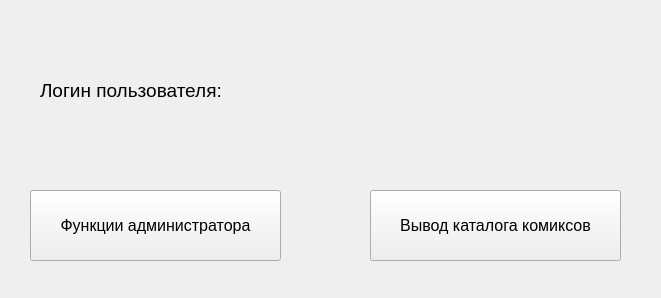
<?xml version="1.0" encoding="UTF-8"?>
<ui version="4.0">
 <class>MainWindow</class>
 <widget class="QMainWindow" name="MainWindow">
  <property name="geometry">
   <rect>
    <x>0</x>
    <y>0</y>
    <width>661</width>
    <height>298</height>
   </rect>
  </property>
  <property name="windowTitle">
   <string>Основное окно</string>
  </property>
  <widget class="QWidget" name="centralwidget">
   <widget class="QPushButton" name="pushButton">
    <property name="geometry">
     <rect>
      <x>370</x>
      <y>190</y>
      <width>251</width>
      <height>71</height>
     </rect>
    </property>
    <property name="font">
     <font>
      <pointsize>12</pointsize>
     </font>
    </property>
    <property name="text">
     <string>Вывод каталога комиксов</string>
    </property>
   </widget>
   <widget class="QPushButton" name="admin">
    <property name="geometry">
     <rect>
      <x>30</x>
      <y>190</y>
      <width>251</width>
      <height>71</height>
     </rect>
    </property>
    <property name="font">
     <font>
      <pointsize>12</pointsize>
     </font>
    </property>
    <property name="text">
     <string>Функции администратора</string>
    </property>
   </widget>
   <widget class="QLabel" name="label">
    <property name="geometry">
     <rect>
      <x>40</x>
      <y>70</y>
      <width>241</width>
      <height>41</height>
     </rect>
    </property>
    <property name="font">
     <font>
      <pointsize>14</pointsize>
     </font>
    </property>
    <property name="text">
     <string>Логин пользователя:</string>
    </property>
   </widget>
   <widget class="QLabel" name="user_login">
    <property name="geometry">
     <rect>
      <x>340</x>
      <y>70</y>
      <width>241</width>
      <height>41</height>
     </rect>
    </property>
    <property name="font">
     <font>
      <pointsize>14</pointsize>
     </font>
    </property>
    <property name="text">
     <string/>
    </property>
   </widget>
  </widget>
 </widget>
 <resources/>
 <connections/>
</ui>
